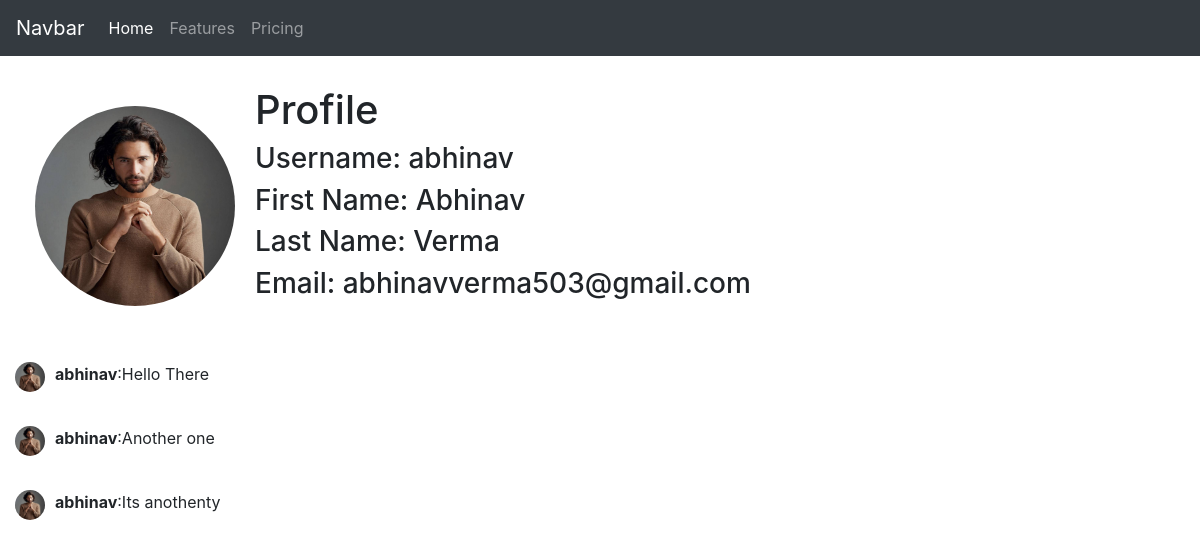
The app's page /account/ (signed in) with its own data.
### Account/models.py (models this page shows, shortened)
class UserProfile(models.Model):
	user=models.OneToOneField(User,on_delete=models.CASCADE)
	profilePic=models.ImageField(upload_to='profile_image/',blank=True)

### Post/models.py (models this page shows, shortened)
class UserPOST(models.Model):
    user=models.ForeignKey(User,default=1,on_delete=models.CASCADE)
    content=models.CharField(max_length=255, blank=True)
    image=models.ImageField(upload_to='post_image/',blank=True)
    timestamp=models.DateTimeField(auto_now_add=True)

### Account/views.py (the view)
# urls.py: path('', views.accountPage,name='accountPage'),
def accountPage(request):
	if request.user.is_authenticated:
		username=request.user
		qs=UserPOST.objects.filter(user__username=request.user)
	else:
		qs=""
		return redirect('login')
	context={'username':username,"querySet":qs}
	return render(request,'accountPage.html',context)

### Account/templates/accountPage.html (shortened to what this page needs)
{% include 'base.html' %}
{% include 'navbar.html' %}
{% block body %}
<div class="container" id="infoAccount">
	<img src="{{ user.userprofile.profilePic.url }}" id="profileImage">
	<h1>Profile</h1>
	<h3>Username: {{user}}</h3>
	<h3>First Name: {{user.first_name}}</h3>
	<h3>Last Name: {{user.last_name}}</h3>
	<h3>Email: {{user.email }}</h3>
</div>
<div class="container">
{% for qs in querySet %}
  <img src="{{ qs.user.userprofile.profilePic.url }}" id="profilePostImage">
  <p><b>{{ qs.user }}</b>:{{ qs.content }}</p><br>
{% endfor %}
</div>
{% endblock %}

### Account/templates/accountPage.html (style rules this page uses)
#profilePostImage { float:left; margin-right:10px; width:30px; height:30px; border-radius:50%; }
#profileImage { float:left; margin:20px; width:200px; height:200px; border-radius:50%; }
.container { margin-left:0px; margin-top:30px; }

### records on screen
UserPOST: user.userprofile.profilePic (picture), user "abhinav", content "Hello There"
UserPOST: user.userprofile.profilePic (picture), user "abhinav", content "Another one"
UserPOST: user.userprofile.profilePic (picture), user "abhinav", content "Its anothenty"

### other values on screen
{{ user }} "abhinav"
{{ user.first_name }} "Abhinav"
{{ user.last_name }} "Verma"
{{ user.email }} "abhinavverma503@gmail.com"
